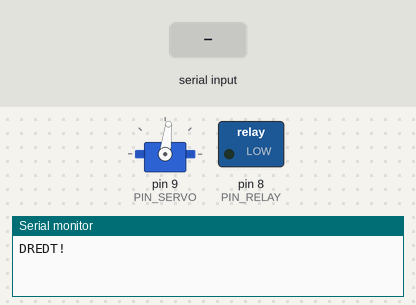
A sketch run on a simulated Arduino Uno, built with avr-gcc and run on an emulated ATmega328P. Parts: servo, switched loads named in the sketch (green lamp = pin HIGH), the last lines printed to the serial monitor. Inputs (shaded band) come from the test bench.

Above: at 6.2 s.
6.3 s: "1\n" received over Serial
At 6.9 s:
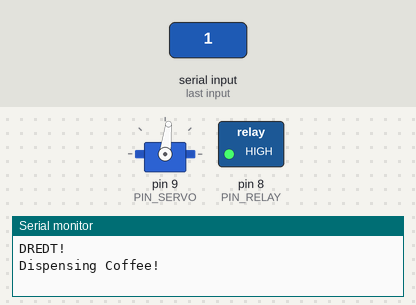
Timing chart, 0 to 9.3 s (numbered marks = the images above; inputs shaded):
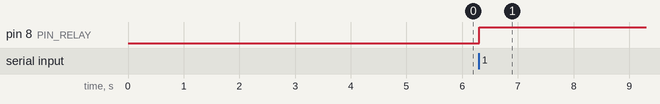

Measured:
- after the input at 6.3 s, pin 8 (PIN_RELAY): LOW → HIGH at once

The sketch:

ard0-dispenser.ino
```cpp
#include <Servo.h>

#define PIN_SERVO (9)
#define PIN_RELAY (8)

Servo shotServo;

String inputString = "";         // a string to hold incoming data
boolean stringComplete = false;  // whether the string is complete

void setup() {
  // initialize serial:
  Serial.begin(9600);
  shotServo.attach(PIN_SERVO);
  pinMode(PIN_RELAY, OUTPUT);
  // reserve 200 bytes for the inputString:
  inputString.reserve(200);
  SetStrokePerc(40);
  delay(5000);
  Serial.println("DREDT!");
}

void loop() {
  // print the string when a newline arrives:
  if (stringComplete) {
    if(inputString == "1"){
        Serial.println("Dispensing Coffee!");
        dispenseCoffee();
    } else if (inputString == "2"){
        Serial.println("Dispensing Shot!");
        dispenseShot();
    }
    inputString = "";
    stringComplete = false;
  }
}


void dispenseShot(){
    SetStrokePerc(64);
    delay(6000);
    SetStrokePerc(40);
    delay(5000);
}

void dispenseCoffee(){
    digitalWrite(PIN_RELAY, HIGH);
    delay(300000);
    digitalWrite(PIN_RELAY, LOW);
    delay(5000);
}


void SetStrokePerc(float strokePercentage)
{
    if ( strokePercentage >= 1.0 && strokePercentage <= 99.0 )
    {
        int usec = 1000 + strokePercentage * ( 2000 - 1000 ) / 100.0 ;
        shotServo.writeMicroseconds( usec );
    }
}
void serialEvent() {
  while (Serial.available()) {
    // get the new byte:
    char inChar = (char)Serial.read();
    // add it to the inputString:
    if (inChar == '\n') {
      stringComplete = true;
    }
    if(!stringComplete) {
      inputString += inChar;
    }
  }
}
```
